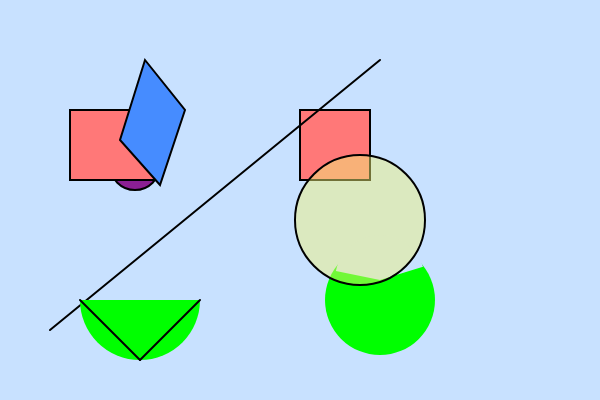
Frame 1 (no input)
Frame 60 (no input): identical to frame 1, image omitted
Frame 120 (the mouse pressed at the canvas centre since frame 60): identical to frame 1, image omitted

The p5.js sketch that drew this single still picture (run headless with seeded random() and noise() and a simulated clock; from frame 60 on, the mouse is pressed at the canvas centre):

// p5.js sketch
// ── sketch.js
function setup() {
  createCanvas(600, 400);
  colorMode(RGB);
}

function draw() {
  background(200, 225, 255);

  
  let wobble = 0;         
  let grow = 1;          
  let shiftX = 0;        
  let shiftY = 0;        

 
  let animatedColor = color(255, 120, 120);

  stroke(0);
  strokeWeight(2);

 
  fill(130, 0, 130, 220);
  ellipse(135 + shiftX, 165 + shiftY, 50 * grow, 50 * grow);

  
  fill(animatedColor);
  rect(70 + shiftX, 110 + shiftY, 90, 70);


  fill(70, 140, 255);
  beginShape();
  vertex(145 + wobble, 60);
  vertex(185 + wobble, 110);
  vertex(160 + wobble, 185);
  vertex(120 + wobble, 140);
  endShape(CLOSE);


  fill(130, 0, 130, 220);
  ellipse(330 + shiftX, 155 + shiftY, 50 * grow, 50 * grow);


  fill(animatedColor);
  rect(300 + shiftX, 110 + shiftY, 70, 70);

 
  stroke(0);
  line(50, 330, 380, 60);

  
  noStroke();
  fill(0, 255, 0);
  arc(140, 300, 120, 120, 0, PI, CHORD);

 
  stroke(0);
  strokeWeight(2);
  line(80, 300, 140, 360);
  line(200, 300, 140, 360);

 
  noStroke();
  fill(0, 255, 0);
  ellipse(380, 300, 110, 110);


  fill(200, 225, 255);
  arc(380, 280, 90, 90, PI + 0.2, TWO_PI - 0.3, PIE);


  fill(240, 240, 120, 120);
  stroke(0);
  ellipse(360, 220, 130, 130);
}
